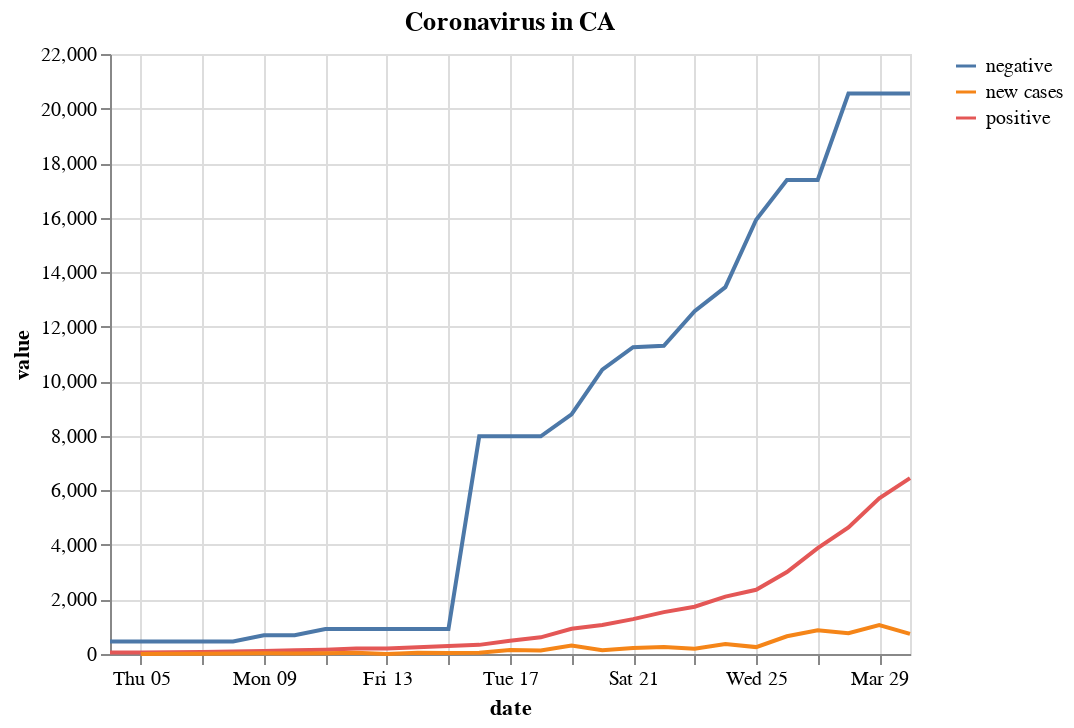

Write notebook code for a chart like this one.
### Code cell
alt.Chart(melted).mark_line().encode(
    x='date',
    y='value',
    color=alt.Color('variable', legend=alt.Legend(title=""))
).properties(
    title='Coronavirus in ' + state
)

### Figure 1 — Vega-Lite specification as saved in the notebook (floating-point values rounded to 4 significant figures)
{"$schema": "https://vega.github.io/schema/vega-lite/v3.4.0.json", "config": {"mark": {"tooltip": null}, "view": {"height": 300, "width": 400}}, "data": {"name": "data-07225616b8839fb77afa0aeea6ce1693"}, "datasets": {"data-07225616b8839fb77afa0aeea6ce1693": [{"date": "2020-03-04T00:00:00", "value": 53, "variable": "positive"}, {"date": "2020-03-05T00:00:00", "value": 53, "variable": "positive"}, {"date": "2020-03-06T00:00:00", "value": 60, "variable": "positive"}, {"date": "2020-03-07T00:00:00", "value": 69, "variable": "positive"}, {"date": "2020-03-08T00:00:00", "value": 88, "variable": "positive"}, {"date": "2020-03-09T00:00:00", "value": 114, "variable": "positive"}, {"date": "2020-03-10T00:00:00", "value": 133, "variable": "positive"}, {"date": "2020-03-11T00:00:00", "value": 157, "variable": "positive"}, {"date": "2020-03-12T00:00:00", "value": 202, "variable": "positive"}, {"date": "2020-03-13T00:00:00", "value": 202, "variable": "positive"}, {"date": "2020-03-14T00:00:00", "value": 252, "variable": "positive"}, {"date": "2020-03-15T00:00:00", "value": 293, "variable": "positive"}, {"date": "2020-03-16T00:00:00", "value": 335, "variable": "positive"}, {"date": "2020-03-17T00:00:00", "value": 483, "variable": "positive"}, {"date": "2020-03-18T00:00:00", "value": 611, "variable": "positive"}, {"date": "2020-03-19T00:00:00", "value": 924, "variable": "positive"}, {"date": "2020-03-20T00:00:00", "value": 1063, "variable": "positive"}, {"date": "2020-03-21T00:00:00", "value": 1279, "variable": "positive"}, {"date": "2020-03-22T00:00:00", "value": 1536, "variable": "positive"}, {"date": "2020-03-23T00:00:00", "value": 1733, "variable": "positive"}, {"date": "2020-03-24T00:00:00", "value": 2102, "variable": "positive"}, {"date": "2020-03-25T00:00:00", "value": 2355, "variable": "positive"}, {"date": "2020-03-26T00:00:00", "value": 3006, "variable": "positive"}, {"date": "2020-03-27T00:00:00", "value": 3879, "variable": "positive"}, {"date": "2020-03-28T00:00:00", "value": 4643, "variable": "positive"}, {"date": "2020-03-29T00:00:00", "value": 5708, "variable": "positive"}, {"date": "2020-03-30T00:00:00", "value": 6447, "variable": "positive"}, {"date": "2020-03-04T00:00:00", "value": 462, "variable": "negative"}, {"date": "2020-03-05T00:00:00", "value": 462, "variable": "negative"}, {"date": "2020-03-06T00:00:00", "value": 462, "variable": "negative"}, {"date": "2020-03-07T00:00:00", "value": 462, "variable": "negative"}, {"date": "2020-03-08T00:00:00", "value": 462, "variable": "negative"}, {"date": "2020-03-09T00:00:00", "value": 690, "variable": "negative"}, {"date": "2020-03-10T00:00:00", "value": 690, "variable": "negative"}, {"date": "2020-03-11T00:00:00", "value": 916, "variable": "negative"}, {"date": "2020-03-12T00:00:00", "value": 916, "variable": "negative"}, {"date": "2020-03-13T00:00:00", "value": 916, "variable": "negative"}, {"date": "2020-03-14T00:00:00", "value": 916, "variable": "negative"}, {"date": "2020-03-15T00:00:00", "value": 916, "variable": "negative"}, {"date": "2020-03-16T00:00:00", "value": 7981, "variable": "negative"}, {"date": "2020-03-17T00:00:00", "value": 7981, "variable": "negative"}, {"date": "2020-03-18T00:00:00", "value": 7981, "variable": "negative"}, {"date": "2020-03-19T00:00:00", "value": 8787, "variable": "negative"}, {"date": "2020-03-20T00:00:00", "value": 10424, "variable": "negative"}, {"date": "2020-03-21T00:00:00", "value": 11249, "variable": "negative"}, {"date": "2020-03-22T00:00:00", "value": 11304, "variable": "negative"}, {"date": "2020-03-23T00:00:00", "value": 12567, "variable": "negative"}, {"date": "2020-03-24T00:00:00", "value": 13452, "variable": "negative"}, {"date": "2020-03-25T00:00:00", "value": 15921, "variable": "negative"}, {"date": "2020-03-26T00:00:00", "value": 17380, "variable": "negative"}, {"date": "2020-03-27T00:00:00", "value": 17380, "variable": "negative"}, {"date": "2020-03-28T00:00:00", "value": 20549, "variable": "negative"}, {"date": "2020-03-29T00:00:00", "value": 20549, "variable": "negative"}, {"date": "2020-03-30T00:00:00", "value": 20549, "variable": "negative"}, {"date": "2020-03-04T00:00:00", "value": null, "variable": "new cases"}, {"date": "2020-03-05T00:00:00", "value": 0, "variable": "new cases"}, {"date": "2020-03-06T00:00:00", "value": 7, "variable": "new cases"}, {"date": "2020-03-07T00:00:00", "value": 9, "variable": "new cases"}, {"date": "2020-03-08T00:00:00", "value": 19, "variable": "new cases"}, {"date": "2020-03-09T00:00:00", "value": 26, "variable": "new cases"}, {"date": "2020-03-10T00:00:00", "value": 19, "variable": "new cases"}, {"date": "2020-03-11T00:00:00", "value": 24, "variable": "new cases"}, {"date": "2020-03-12T00:00:00", "value": 45, "variable": "new cases"}, {"date": "2020-03-13T00:00:00", "value": 0, "variable": "new cases"}, {"date": "2020-03-14T00:00:00", "value": 50, "variable": "new cases"}, {"date": "2020-03-15T00:00:00", "value": 41, "variable": "new cases"}, {"date": "2020-03-16T00:00:00", "value": 42, "variable": "new cases"}, {"date": "2020-03-17T00:00:00", "value": 148, "variable": "new cases"}, {"date": "2020-03-18T00:00:00", "value": 128, "variable": "new cases"}, {"date": "2020-03-19T00:00:00", "value": 313, "variable": "new cases"}, {"date": "2020-03-20T00:00:00", "value": 139, "variable": "new cases"}, {"date": "2020-03-21T00:00:00", "value": 216, "variable": "new cases"}, {"date": "2020-03-22T00:00:00", "value": 257, "variable": "new cases"}, {"date": "2020-03-23T00:00:00", "value": 197, "variable": "new cases"}, {"date": "2020-03-24T00:00:00", "value": 369, "variable": "new cases"}, {"date": "2020-03-25T00:00:00", "value": 253, "variable": "new cases"}, {"date": "2020-03-26T00:00:00", "value": 651, "variable": "new cases"}, {"date": "2020-03-27T00:00:00", "value": 873, "variable": "new cases"}, {"date": "2020-03-28T00:00:00", "value": 764, "variable": "new cases"}, {"date": "2020-03-29T00:00:00", "value": 1065, "variable": "new cases"}, {"date": "2020-03-30T00:00:00", "value": 739, "variable": "new cases"}]}, "encoding": {"color": {"field": "variable", "legend": {"title": ""}, "type": "nominal"}, "x": {"field": "date", "type": "temporal"}, "y": {"field": "value", "type": "quantitative"}}, "mark": "line", "title": "Coronavirus in CA"}
